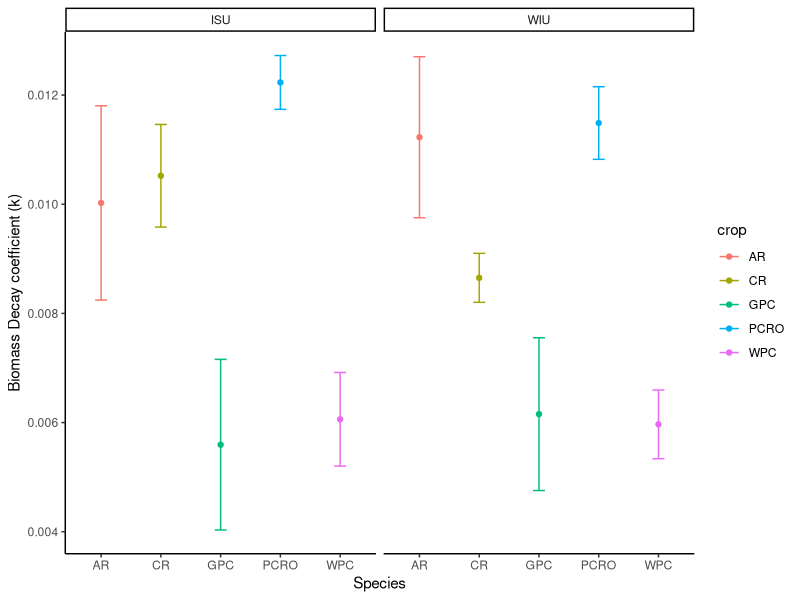
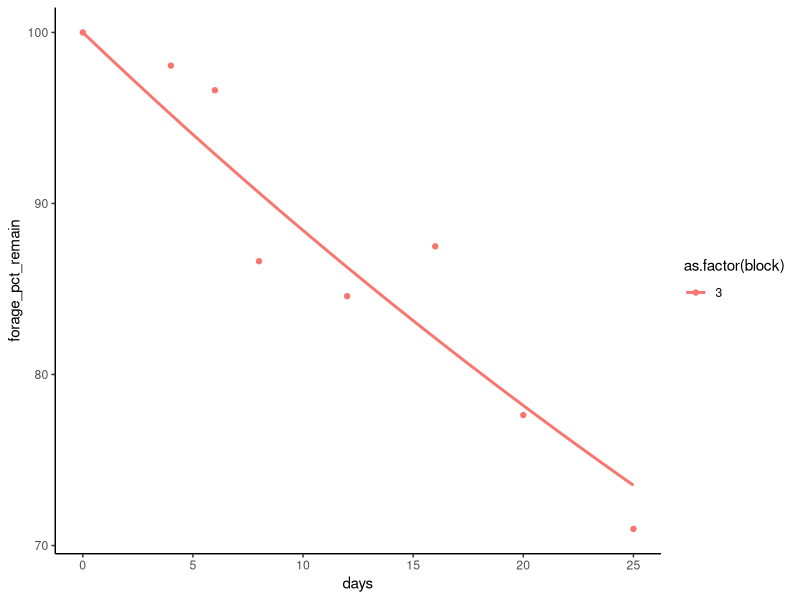

Write the R code that produced these figures, in order.
# LIBRARIES ----
library(tidyverse)
library(broom)
library(patchwork)

# READ IN THE DATA ----
decomp.df <- read_csv("output/pct remaining data.csv") %>% 
  arrange(location, crop, block, days)

# # REMOVE NA VALUES ----
# decomp.df <- decomp.df %>%
#   group_by(location, crop, block) %>%
#   mutate(across(c(forage_pct_remain, forage_pct_n_remain, forage_pct_c_remain,
#                   tea_pct_remain, tea_pct_n_remain, tea_pct_c_remain), 
#                 ~ replace_na(., mean(., na.rm = TRUE)))) %>%
#   ungroup()

# interpolate data from the prior value to the next value to fill missing na values using the na.approx function from the zoo package
decomp.df <- decomp.df %>%
  group_by(location, crop, block) %>%
  mutate(across(c(forage_pct_remain, forage_pct_n_remain, forage_pct_c_remain,
                  tea_pct_remain, tea_pct_n_remain, tea_pct_c_remain), 
                ~ zoo::na.approx(., na.rm = FALSE))) %>%
  ungroup()


# FIT THE MODELS ----

# forage
# do a negative exponential regression using SSasymp funciton to get all parameters of the mode for the f.df dataframe
# Asym is the asymptote, R0 is the y-intercept, and lrc is the rate of change
# the SSasymp function is a self-starting model that uses the asymptote, y-intercept, and rate of change to fit the model


# need to nest the data by location, crop, and block to fit the model to each group
nested_stats.df <- decomp.df %>%
   filter(crop %in% c("GPC", "WPC", "AR", "CR", "PCRO")) %>%
  nest(data = -c(location, crop, block)) %>% 
  mutate(
    fit = map(data, ~nls(forage_pct_remain ~ 100 * exp(-k*days), trace =TRUE, 
                         start = list(k=0.006), 
                         data = .x)))

# pull out fitted values for analysis
summary_stats.df <- nested_stats.df %>% 
  mutate(tidied = map(fit, tidy)) %>% 
  unnest(tidied)
  
# arrange to be able to read easier by crop, block site
summary_stats.df <- summary_stats.df %>% 
  arrange(crop, block, location)

# only the k values
k_summary.df <- summary_stats.df %>% 
  select (crop, block, location, term, estimate, std.error, statistic, p.value) 

write_csv(k_summary.df, "output/k_summary.csv")

# PLOTTING ----
# plot the values ----
biomass.plot <- k_summary.df %>% 
  ggplot(aes(crop, estimate, color=crop))+
  stat_summary(fun = mean, na.rm = TRUE, geom = "point") +
  stat_summary(fun.data = mean_se, na.rm = TRUE, 
               geom = "errorbar", width=.2) +
  labs(x="Species", y="Biomass Decay coefficient (k)") +
  theme_classic() +
  facet_grid(.~location)

biomass.plot

# Now to see the regressions plots
# plot the negative exponential ----
decomp.df %>%
  filter(location == "ISU") %>%
  filter(crop %in% c("CR")) %>%
  filter(forage_pct_remain > 0) %>% 
  filter(block == 3) %>%
  ggplot(mapping = aes(x=days, y=forage_pct_remain, color=as.factor(block))) +
  # stat_summary(fun = mean, na.rm = TRUE, geom = "point") +
  # stat_summary(fun.data = mean_se, na.rm = TRUE, geom = "line") +
  geom_point() +
  theme_classic() +
  scale_x_continuous(breaks = seq(0, 45, 5)) +
  geom_smooth( aes(x = days, y = forage_pct_remain, color =as.factor(block)),
               method = "nls", formula = y ~ 100 * exp(-k*x),
               method.args = list(start = c(k=0.001)), se = FALSE)

